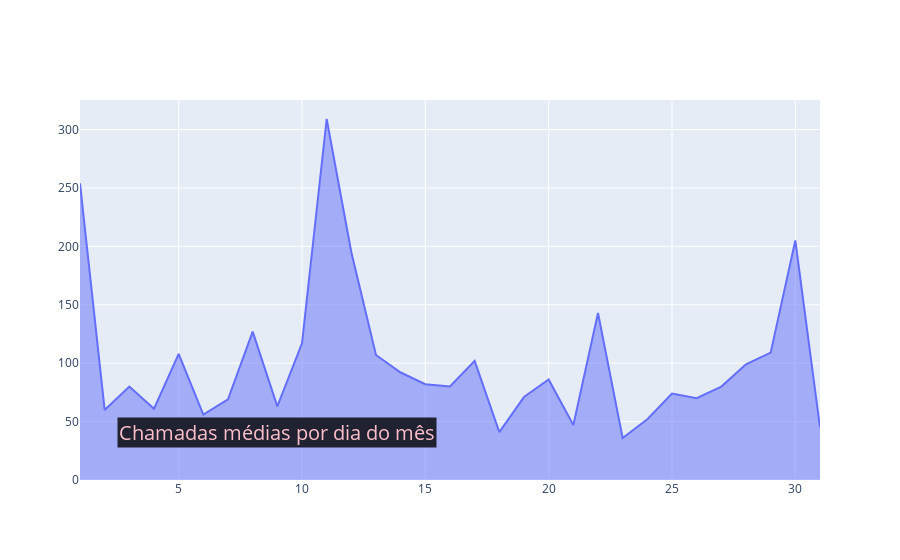

Notebook code cell kept with this figure:
### Code cell
fig2.add_annotation (text = 'Chamadas médias por dia do mês', xref = "paper", yref= "paper", font= dict (size = 20, color = 'pink'), align="center",bgcolor="rgba(0,0,0,0.8)",x = 0.05,y=0.085,showarrow= False)

### Figure 1 — Plotly figure (JSON) as saved in the notebook; plotly's stock layout.template omitted (floating-point values rounded to 4 significant figures)
{"data": [{"fill": "tonexty", "mode": "lines", "type": "scatter", "x": [1, 2, 3, 4, 5, 6, 7, 8, 9, 10, 11, 12, 13, 14, 15, 16, 17, 18, 19, 20, 21, 22, 23, 24, 25, 26, 27, 28, 29, 30, 31], "y": [254, 60, 80, 61, 108, 56, 69, 127, 63, 117, 309, 195, 107, 92, 82, 80, 102, 41, 71, 86, 47, 143, 36, 52, 74, 70, 80, 99, 109, 205, 45]}], "layout": {"annotations": [{"align": "center", "bgcolor": "rgba(0,0,0,0.8)", "font": {"color": "pink", "size": 20}, "showarrow": false, "text": "Chamadas médias por dia do mês", "x": 0.05, "xref": "paper", "y": 0.085, "yref": "paper"}]}}
